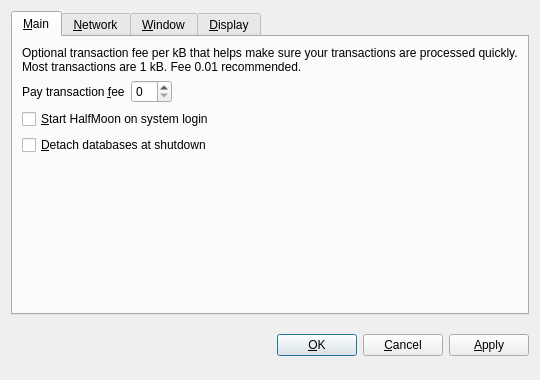
<?xml version="1.0" encoding="UTF-8"?>
<ui version="4.0">
 <class>OptionsDialog</class>
 <widget class="QDialog" name="OptionsDialog">
  <property name="geometry">
   <rect>
    <x>0</x>
    <y>0</y>
    <width>540</width>
    <height>380</height>
   </rect>
  </property>
  <property name="windowTitle">
   <string>Options</string>
  </property>
  <property name="modal">
   <bool>true</bool>
  </property>
  <layout class="QVBoxLayout" name="verticalLayout">
   <item>
    <widget class="QTabWidget" name="tabWidget">
     <property name="tabPosition">
      <enum>QTabWidget::North</enum>
     </property>
     <property name="currentIndex">
      <number>0</number>
     </property>
     <widget class="QWidget" name="tabMain">
      <attribute name="title">
       <string>&amp;Main</string>
      </attribute>
      <layout class="QVBoxLayout" name="verticalLayout_Main">
       <item>
        <widget class="QLabel" name="transactionFeeInfoLabel">
         <property name="text">
          <string>Optional transaction fee per kB that helps make sure your transactions are processed quickly. Most transactions are 1 kB. Fee 0.01 recommended.</string>
         </property>
         <property name="textFormat">
          <enum>Qt::PlainText</enum>
         </property>
         <property name="wordWrap">
          <bool>true</bool>
         </property>
        </widget>
       </item>
       <item>
        <layout class="QHBoxLayout" name="horizontalLayout_Main">
         <item>
          <widget class="QLabel" name="transactionFeeLabel">
           <property name="text">
            <string>Pay transaction &amp;fee</string>
           </property>
           <property name="textFormat">
            <enum>Qt::PlainText</enum>
           </property>
           <property name="buddy">
            <cstring>transactionFee</cstring>
           </property>
          </widget>
         </item>
         <item>
          <widget class="BitcoinAmountField" name="transactionFee"/>
         </item>
         <item>
          <spacer name="horizontalSpacer_Main">
           <property name="orientation">
            <enum>Qt::Horizontal</enum>
           </property>
           <property name="sizeHint" stdset="0">
            <size>
             <width>40</width>
             <height>20</height>
            </size>
           </property>
          </spacer>
         </item>
        </layout>
       </item>
       <item>
        <widget class="QCheckBox" name="bitcoinAtStartup">
         <property name="toolTip">
          <string>Automatically start HalfMoon after logging in to the system.</string>
         </property>
         <property name="text">
          <string>&amp;Start HalfMoon on system login</string>
         </property>
        </widget>
       </item>
       <item>
        <widget class="QCheckBox" name="detachDatabases">
         <property name="toolTip">
          <string>Detach block and address databases at shutdown. This means they can be moved to another data directory, but it slows down shutdown. The wallet is always detached.</string>
         </property>
         <property name="text">
          <string>&amp;Detach databases at shutdown</string>
         </property>
        </widget>
       </item>
       <item>
        <spacer name="verticalSpacer_Main">
         <property name="orientation">
          <enum>Qt::Vertical</enum>
         </property>
         <property name="sizeHint" stdset="0">
          <size>
           <width>20</width>
           <height>40</height>
          </size>
         </property>
        </spacer>
       </item>
      </layout>
     </widget>
     <widget class="QWidget" name="tabNetwork">
      <attribute name="title">
       <string>&amp;Network</string>
      </attribute>
      <layout class="QVBoxLayout" name="verticalLayout_Network">
       <item>
        <widget class="QCheckBox" name="mapPortUpnp">
         <property name="toolTip">
          <string>Automatically open the HalfMoon client port on the router. This only works when your router supports UPnP and it is enabled.</string>
         </property>
         <property name="text">
          <string>Map port using &amp;UPnP</string>
         </property>
        </widget>
       </item>
       <item>
        <widget class="QCheckBox" name="connectSocks">
         <property name="toolTip">
          <string>Connect to the HalfMoon network through a SOCKS proxy (e.g. when connecting through Tor).</string>
         </property>
         <property name="text">
          <string>&amp;Connect through SOCKS proxy:</string>
         </property>
        </widget>
       </item>
       <item>
        <layout class="QHBoxLayout" name="horizontalLayout_Network">
         <item>
          <widget class="QLabel" name="proxyIpLabel">
           <property name="text">
            <string>Proxy &amp;IP:</string>
           </property>
           <property name="textFormat">
            <enum>Qt::PlainText</enum>
           </property>
           <property name="buddy">
            <cstring>proxyIp</cstring>
           </property>
          </widget>
         </item>
         <item>
          <widget class="QValidatedLineEdit" name="proxyIp">
           <property name="maximumSize">
            <size>
             <width>140</width>
             <height>16777215</height>
            </size>
           </property>
           <property name="toolTip">
            <string>IP address of the proxy (e.g. 127.0.0.1)</string>
           </property>
          </widget>
         </item>
         <item>
          <widget class="QLabel" name="proxyPortLabel">
           <property name="text">
            <string>&amp;Port:</string>
           </property>
           <property name="textFormat">
            <enum>Qt::PlainText</enum>
           </property>
           <property name="buddy">
            <cstring>proxyPort</cstring>
           </property>
          </widget>
         </item>
         <item>
          <widget class="QLineEdit" name="proxyPort">
           <property name="maximumSize">
            <size>
             <width>55</width>
             <height>16777215</height>
            </size>
           </property>
           <property name="toolTip">
            <string>Port of the proxy (e.g. 9050)</string>
           </property>
          </widget>
         </item>
         <item>
          <widget class="QLabel" name="socksVersionLabel">
           <property name="text">
            <string>SOCKS &amp;Version:</string>
           </property>
           <property name="textFormat">
            <enum>Qt::PlainText</enum>
           </property>
           <property name="buddy">
            <cstring>socksVersion</cstring>
           </property>
          </widget>
         </item>
         <item>
          <widget class="QValueComboBox" name="socksVersion">
           <property name="toolTip">
            <string>SOCKS version of the proxy (e.g. 5)</string>
           </property>
          </widget>
         </item>
         <item>
          <spacer name="horizontalSpacer_Network">
           <property name="orientation">
            <enum>Qt::Horizontal</enum>
           </property>
           <property name="sizeHint" stdset="0">
            <size>
             <width>40</width>
             <height>20</height>
            </size>
           </property>
          </spacer>
         </item>
        </layout>
       </item>
       <item>
        <spacer name="verticalSpacer_Network">
         <property name="orientation">
          <enum>Qt::Vertical</enum>
         </property>
         <property name="sizeHint" stdset="0">
          <size>
           <width>20</width>
           <height>40</height>
          </size>
         </property>
        </spacer>
       </item>
      </layout>
     </widget>
     <widget class="QWidget" name="tabWindow">
      <attribute name="title">
       <string>&amp;Window</string>
      </attribute>
      <layout class="QVBoxLayout" name="verticalLayout_Window">
       <item>
        <widget class="QCheckBox" name="minimizeToTray">
         <property name="toolTip">
          <string>Show only a tray icon after minimizing the window.</string>
         </property>
         <property name="text">
          <string>&amp;Minimize to the tray instead of the taskbar</string>
         </property>
        </widget>
       </item>
       <item>
        <widget class="QCheckBox" name="minimizeOnClose">
         <property name="toolTip">
          <string>Minimize instead of exit the application when the window is closed. When this option is enabled, the application will be closed only after selecting Quit in the menu.</string>
         </property>
         <property name="text">
          <string>M&amp;inimize on close</string>
         </property>
        </widget>
       </item>
       <item>
        <spacer name="verticalSpacer_Window">
         <property name="orientation">
          <enum>Qt::Vertical</enum>
         </property>
         <property name="sizeHint" stdset="0">
          <size>
           <width>20</width>
           <height>40</height>
          </size>
         </property>
        </spacer>
       </item>
      </layout>
     </widget>
     <widget class="QWidget" name="tabDisplay">
      <attribute name="title">
       <string>&amp;Display</string>
      </attribute>
      <layout class="QVBoxLayout" name="verticalLayout_Display">
       <item>
        <layout class="QHBoxLayout" name="horizontalLayout_1_Display">
         <item>
          <widget class="QLabel" name="langLabel">
           <property name="text">
            <string>User Interface &amp;language:</string>
           </property>
           <property name="textFormat">
            <enum>Qt::PlainText</enum>
           </property>
           <property name="buddy">
            <cstring>lang</cstring>
           </property>
          </widget>
         </item>
         <item>
          <widget class="QValueComboBox" name="lang">
           <property name="toolTip">
            <string>The user interface language can be set here. This setting will take effect after restarting HalfMoon.</string>
           </property>
          </widget>
         </item>
        </layout>
       </item>
       <item>
        <layout class="QHBoxLayout" name="horizontalLayout_2_Display">
         <item>
          <widget class="QLabel" name="unitLabel">
           <property name="text">
            <string>&amp;Unit to show amounts in:</string>
           </property>
           <property name="textFormat">
            <enum>Qt::PlainText</enum>
           </property>
           <property name="buddy">
            <cstring>unit</cstring>
           </property>
          </widget>
         </item>
         <item>
          <widget class="QValueComboBox" name="unit">
           <property name="toolTip">
            <string>Choose the default subdivision unit to show in the interface and when sending coins.</string>
           </property>
          </widget>
         </item>
        </layout>
       </item>
       <item>
        <widget class="QCheckBox" name="displayAddresses">
         <property name="toolTip">
          <string>Whether to show HalfMoon addresses in the transaction list or not.</string>
         </property>
         <property name="text">
          <string>&amp;Display addresses in transaction list</string>
         </property>
        </widget>
       </item>
       <item>
        <widget class="QCheckBox" name="coinControlFeatures">
         <property name="toolTip">
          <string>Whether to show coin control features or not.</string>
         </property>
         <property name="text">
          <string>Display coin &amp;control features (experts only!)</string>
         </property>
        </widget>
       </item>
       <item>
        <spacer name="verticalSpacer_Display">
         <property name="orientation">
          <enum>Qt::Vertical</enum>
         </property>
         <property name="sizeHint" stdset="0">
          <size>
           <width>20</width>
           <height>40</height>
          </size>
         </property>
        </spacer>
       </item>
      </layout>
     </widget>
    </widget>
   </item>
   <item>
    <layout class="QHBoxLayout" name="horizontalLayout_Buttons">
     <item>
      <spacer name="horizontalSpacer_1">
       <property name="orientation">
        <enum>Qt::Horizontal</enum>
       </property>
       <property name="sizeHint" stdset="0">
        <size>
         <width>40</width>
         <height>48</height>
        </size>
       </property>
      </spacer>
     </item>
     <item>
      <widget class="QLabel" name="statusLabel">
       <property name="font">
        <font>
         <weight>75</weight>
         <bold>true</bold>
        </font>
       </property>
       <property name="text">
        <string/>
       </property>
       <property name="textFormat">
        <enum>Qt::PlainText</enum>
       </property>
       <property name="wordWrap">
        <bool>true</bool>
       </property>
      </widget>
     </item>
     <item>
      <spacer name="horizontalSpacer_2">
       <property name="orientation">
        <enum>Qt::Horizontal</enum>
       </property>
       <property name="sizeHint" stdset="0">
        <size>
         <width>40</width>
         <height>48</height>
        </size>
       </property>
      </spacer>
     </item>
     <item>
      <widget class="QPushButton" name="okButton">
       <property name="text">
        <string>&amp;OK</string>
       </property>
      </widget>
     </item>
     <item>
      <widget class="QPushButton" name="cancelButton">
       <property name="text">
        <string>&amp;Cancel</string>
       </property>
       <property name="autoDefault">
        <bool>false</bool>
       </property>
      </widget>
     </item>
     <item>
      <widget class="QPushButton" name="applyButton">
       <property name="text">
        <string>&amp;Apply</string>
       </property>
       <property name="autoDefault">
        <bool>false</bool>
       </property>
      </widget>
     </item>
    </layout>
   </item>
  </layout>
 </widget>
 <customwidgets>
  <customwidget>
   <class>BitcoinAmountField</class>
   <extends>QSpinBox</extends>
   <header>bitcoinamountfield.h</header>
  </customwidget>
  <customwidget>
   <class>QValueComboBox</class>
   <extends>QComboBox</extends>
   <header>qvaluecombobox.h</header>
  </customwidget>
  <customwidget>
   <class>QValidatedLineEdit</class>
   <extends>QLineEdit</extends>
   <header>qvalidatedlineedit.h</header>
  </customwidget>
 </customwidgets>
 <resources/>
 <connections/>
</ui>
